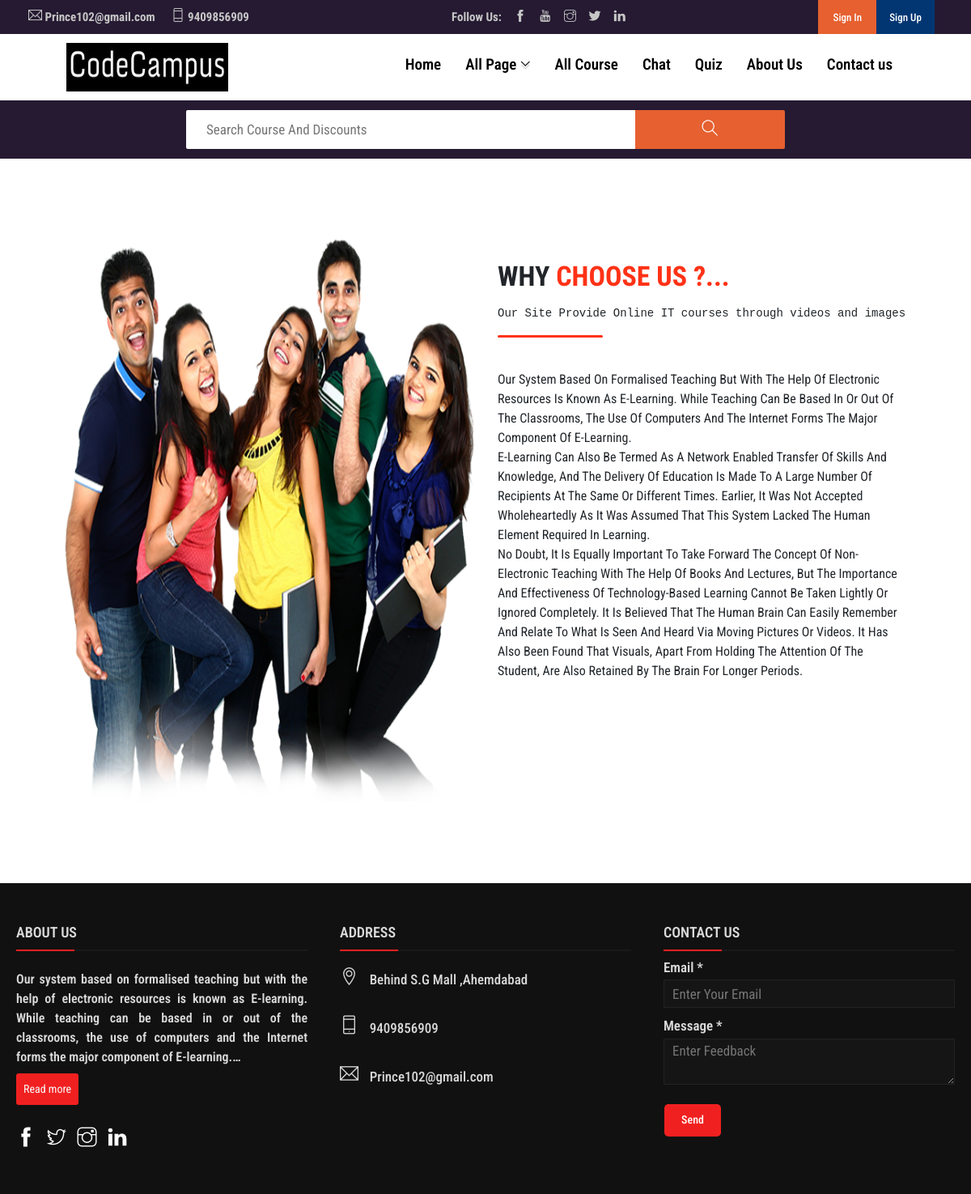
Screenshot of /About_us.php with the database file from the repository.
### tables this page shows
CREATE TABLE `site_setting` (
  `id` int(11) NOT NULL,
  `site_logo` varchar(255) NOT NULL,
  `address` varchar(255) NOT NULL,
  `contect_no` varchar(255) NOT NULL,
  `email` varchar(255) NOT NULL,
  `about_img` varchar(255) NOT NULL,
  `head_line` varchar(1000) NOT NULL,
  `about_us` varchar(2000) NOT NULL
);

### Header_search.php (the view, shortened to what this page needs)
<div class="header-search" style="position: relative;">
	<div class="container">
		<div class="row">
			<div class="col-lg-12">
				<div class="search-form d-flex align-items-center justify-content-center">
					<div class="col-lg-6 col-md-7 col-sm-9 col-9 px-0 search-box">
						<input type="text" id="search_box" placeholder="Search Course And Discounts">
					</div>
					<div class="col-lg-2 col-md-2 col-sm-2 col-2 px-0 search-btn">
						<button type="button" class="search_btn"><i class="ti ti-search"></i></button>
					</div>
				</div>
			</div>
		</div>
	</div>
</div>

### About_us.php (shortened to what this page needs)
<!DOCTYPE html>
<html>
	<head>
		<link rel="stylesheet" href="https://maxcdn.bootstrapcdn.com/bootstrap/4.5.2/css/bootstrap.min.css">
		<link rel="stylesheet" href="https://cdnjs.cloudflare.com/ajax/libs/font-awesome/4.7.0/css/font-awesome.min.css">
		<link rel="stylesheet" href="css/owl.carousel.css">
		<link rel="stylesheet" href="css/owl.theme.green.css">
		<link rel="stylesheet" href="css/themify-icons.css">
		<link rel="stylesheet" href="css/style.css">
	</head>
	<body>
		<?php
			include 'session_check.php';
			include 'Header_top.php';
			include 'Navbar.php';
			include 'Header_search.php';
			$query = mysqli_query($conn,"SELECT * FROM `site_setting`");
			$row = mysqli_fetch_assoc($query);
			if (mysqli_num_rows($query)) {
		?>
		<div class="container-fluid about_us">
			<div class="About_main col-xl-11 d-flex mx-auto">
				<div class="col-xl-6 col-lg-6 col-md-12 col-sm-12 col-xs-12">
					<img src="<?php echo "Admin/".$row['about_img']; ?>" class="img-fluid w-100 h-100" alt="">
				</div>
				<div class="col-xl-6 col-lg-6 col-md-12 col-sm-12 col-xs-12">
					<div class="heading">
						<h3>WHY <span>CHOOSE US ?...</span></h3>
						<p class="my-3 text-capitalize"><pre><?php echo $row['head_line']; ?></pre></p>
						<div id="line"></div>
						<p class="about_para text-capitalize"><?php echo $row['about_us']; ?></p>
					</div>
				</div>
			</div>
		</div>
		<?php } include 'footer.php'; ?>
	</body>

### Header_top.php (shortened to what this page needs)
<?php
	$site_qry = mysqli_query($conn,"SELECT * FROM `site_setting`");
	$site_data = mysqli_fetch_assoc(mysqli_query($conn,"SELECT * FROM `site_setting`"));
?>
<div class="header-top">
	<div class="container-fluid">
		<div class="row">
			<div class="col-lg-12">
				<div class="headertop-wrap d-flex align-items-center justify-content-between">
					<div class="phone" style="">
						<p>
							<?php
								if (mysqli_num_rows($site_qry) > 0) {
								  	echo '<span><i class="ti ti-email"></i><b id="phone">&nbsp;'.$site_data['email'].'</b></span>';
									echo '<span><i class="ti ti-mobile"></i><b id="phone">&nbsp;'.$site_data['contect_no'].'</b></span>';
								}
							 ?>
						</p>
					</div>
					<div class="social-midea mx-0">
						<p>
							<span><b>Follow Us: </b></span>
							<span><i class="ti-facebook"></i></span>
							<span><i class="ti-youtube"></i></span>
							<span><i class="ti-instagram"></i></span>
							<span><i class="ti-twitter-alt"></i></span>
							<span><i class="ti-linkedin"></i></span>
						</p>
					</div>
					<div class="d-flex align-items-center justify-content-end">
						<div class="btn-right-part">
							<span id="signin_signup_btn">
								<button type="button" id="login-btn">Sign In</button>
								<button type="button" id="register-btn">Sign Up</button>
							</span>
						</div>
					</div>
				</div>
			</div>
		</div>
	</div>
</div>

### Navbar.php (shortened to what this page needs)
<div class="container-fluid">
	<div class="row">
		<div class="navbar d-flex align-self-center justify-content-around">
			<div class="logo">
				<?php include 'config.php'; $site_data = mysqli_fetch_assoc(mysqli_query($conn,"SELECT * FROM `site_setting`"));
					echo '<a href="index.php"><img src="Admin/'.$site_data['site_logo'].'" height="60px" width="200px" alt=""></a>';
				?>
			</div>
			<div class="nav">
				<nav>
					<ul class="nav-links text-center">
						<li><a href="index.php">Home</a></li>
						<li id="Mega-Link"><a>All Page</a><i class="ti ti-angle-double-down"></i></li>
						<li><a href="All_course.php">All Course</a></li>
						<li><a href="stu_chat.php">Chat</a></li>
						<li><a href="stu_show_quizs.php">Quiz</a></li>
						<li><a href="About_us.php">About Us</a></li>
						<li><a id="feedback_link">Contact us</a></li>
					</ul>
				</nav>
			</div>
		</div>
	</div>
</div>

### footer.php (shortened to what this page needs)
<footer>
	<div class="fmain-content">
		<div class="left box">
			<h2>About us</h2>
			<div class="fcontent">
				<?php
					$site_data = mysqli_fetch_assoc(mysqli_query($conn,"SELECT * FROM `site_setting`"));
				?>
				<div class="module line-clamp">
					<p><?php echo $site_data['about_us']; ?></p>
				</div>
				<button class="red_mr btn btn-sm py-2 mt-2"><a href="#" class="text-light">Read more</a></button>
				<div class="social">
					<a href=""><span class="ti ti-facebook"></span></a>
					<a href=""><span class="ti ti-twitter"></span></a>
					<a href=""><span class="ti ti-instagram"></span></a>
					<a href=""><span class="ti ti-linkedin"></span></a>
				</div>
			</div>
		</div>
		<div class="center box">
			<h2>Address</h2>
			<div class="fcontent">
				<div class="place">
					<span class="ti ti-location-pin"></span>
					<span class="text"><?php echo $site_data['address']; ?></span>
				</div>
				<div class="fphone">
					<span class="ti ti-mobile"></span>
					<span class="text"><?php echo $site_data['contect_no']; ?></span>
				</div>
				<div class="email">
					<span class="ti ti-email"></span>
					<span class="text"><?php echo $site_data['email']; ?></span>
				</div>
			</div>
		</div>
		<div class="right box">
			<h2>Contact us</h2>
			<div class="fcontent">
				<form action="#" id="f_form">
					<div class="email">
						<div class="text">Email *</div>
						<input type="email" id="f_email" placeholder="Enter Your Email" value="<?php if(isset($_SESSION['admin_email'])){echo $_SESSION['admin_email']; }else if(isset($_SESSION['email'])){ echo $_SESSION['email']; }?>" readonly required>
					</div>
					<div class="msg">
						<div class="text">Message *</div>
						<textarea id="msgForm" rows="2" cols="25" placeholder="Enter Feedback" required></textarea>
						<br>
						<div class="btn">
							<button type="submit" id="send_feedback_ft">Send</button>
						</div>
					</form>
				</div>
			</div>
		</div>
	</footer>

### rows the page displays
site_setting: email "Prince102@gmail.com", contect_no "9409856909", site_logo (picture), about_img (picture), head_line "Our Site Provide Online IT courses through videos and…", about_us "Our System Based On Formalised Teaching But With The Help Of Electronic Resources Is Known As E-Learning. While Teaching Can Be Based In Or Out Of The Classrooms, The Use Of Computers And The Internet Forms The Major Component Of E-Learning. E-Learning Can Also Be Termed As A Network Enabled Transfer Of Skills And Knowledge, And The Delivery Of Education Is Made To A Large Number Of Recipients At The Same Or Different Times. Earlier, It Was Not Accepted Wholeheartedly As It Was Assumed That This System Lacked The Human Element Required In Learning. No Doubt, It Is Equally Important To Take Forward The Concept Of Non-Electronic Teaching With The Help Of Books And Lectures, But The Importance…", about_us "Our system based on formalised teaching but with the help of electronic resources is known as E-learning. While teaching can be based in or out of the classrooms, the use of computers and the Internet forms the major component of E-learning.", address "Behind S.G Mall ,Ahemdabad"
